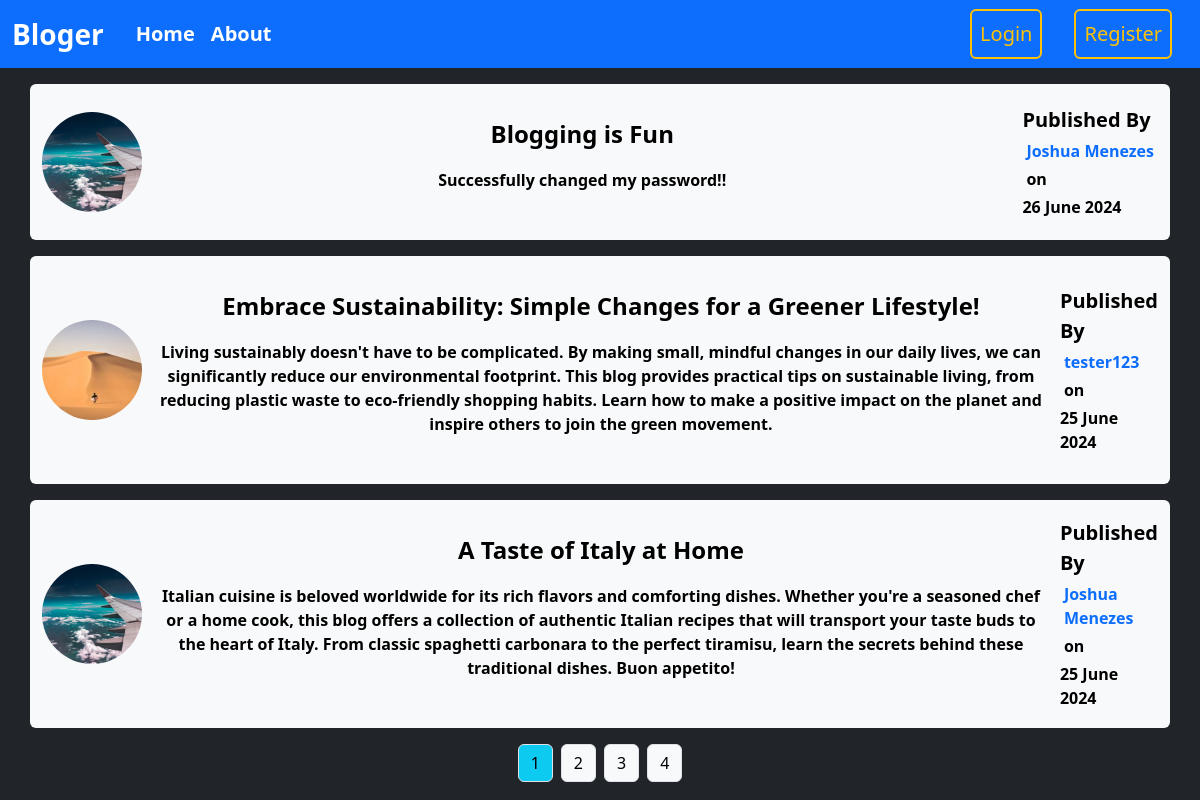
The page /home on the database its author committed.
### package/models.py (models this page shows, shortened)
class Post(db.Model):
    id = db.Column(db.Integer, primary_key=True)
    title = db.Column(db.String(100), nullable=False)
    date_posted = db.Column(db.DateTime, nullable=False, default = datetime.utcnow)
    content = db.Column(db.Text, nullable=False)
    user_id = db.Column(db.Integer, db.ForeignKey("user.id"), nullable=False)

class User(db.Model, UserMixin):
    id = db.Column(db.Integer, primary_key=True)
    username = db.Column(db.String(20), unique=True, nullable=False)
    email = db.Column(db.String(120), unique=True, nullable=False)
    image = db.Column(db.String(20), nullable=False, default="default.jpg")
    password = db.Column(db.String(60), nullable=False)
    posts = db.relationship("Post", backref="author", lazy=True)

### package/main/routes.py (the view)
@main.route("/")
@main.route("/home")
def home():
    pg = request.args.get("page", 1, type=int)
    posts = Post.query.order_by(Post.date_posted.desc()).paginate(per_page=3, page=pg)
    return render_template("home.html", posts=posts)

### package/templates/home.html
{% extends 'layouts.html' %}
{% block content %}
  {% for post in posts.items %}
    <div class="container bg-light rounded text-black d-flex py-3 justify-content-center my-3 flex-md-row flex-column">
      <div class="d-flex align-items-center justify-content-center">
        <img class="rounded-circle" src="{{ url_for('static', filename='profile_pics/' + post.author.image) }}" style="width: 100px;  height: 100px;" />
      </div>
      <div class="flex-fill text-center mx-3 py-3">
        <a class="title fs-4 text-decoration-none text-black" href="{{ url_for('posts.post', id=post.id) }}">{{ post.title }}</a>
        <p class="mt-3">{{ post.content }}</p>
      </div>
      <div class="d-flex flex-md-column justify-content-center flex-wrap">
        <p class="bold fw-4 fs-5 m-0">Published By</p>
        <a href="{{url_for("users.user_post", username=post.author.username)}}" class="text-decoration-none mx-1 pt-1">{{ post.author.username }}</a>
        <p class="m-0 pt-1 mx-1">on</p>
        <p class="pt-1 m-0">{{ post.date_posted.strftime('%d %B %Y') }}</p>
      </div>
    </div>
  {% endfor %}
  <div class="d-flex justify-content-center">
    {% for page in posts.iter_pages(left_edge=1, right_edge=1, left_current=1, right_current=2) %}
      {% if page %}
        {% if posts.page == page %}
          <a href="{{ url_for('main.home', page=page) }}" class="btn btn-info border boder-1 mx-1">{{ page }}</a>
        {% else %}
          <a href="{{ url_for('main.home', page=page) }}" class="btn btn-light border boder-1 mx-1">{{ page }}</a>
        {% endif %}
      {% else %}
        ...
      {% endif %}
    {% endfor %}
  </div>
{% endblock %}

### package/static/main.css (style rules this page uses)
body { margin: 0; padding: 0px 0px; height: 100vh; }

### rows shown on the page
Post: image (picture), title "Blogging is Fun", content "Successfully changed my password!!", author.username "Joshua Menezes", date_posted "26 June 2024"
Post: image (picture), title "Embrace Sustainability: Simple Changes for a Greener Lifestyle!", content "Living sustainably doesn't have to be complicated. By making small, mindful changes in our daily lives, we can significantly reduce our environmental footprint. This blog provides practical tips on sustainable living, from reducing plastic waste to eco-friendly shopping habits. Learn how to make a positive impact on the planet and inspire others to join the green movement.", author.username "tester123", date_posted "25 June 2024"
Post: image (picture), title "A Taste of Italy at Home", content "Italian cuisine is beloved worldwide for its rich flavors and comforting dishes. Whether you're a seasoned chef or a home cook, this blog offers a collection of authentic Italian recipes that will transport your taste buds to the heart of Italy. From classic spaghetti carbonara to the perfect tiramisu, learn the secrets behind these traditional dishes. Buon appetito!", author.username "Joshua Menezes", date_posted "25 June 2024"

### other values the page prints
{{ page }} "1"
{{ page }} "2" "3" "4"
